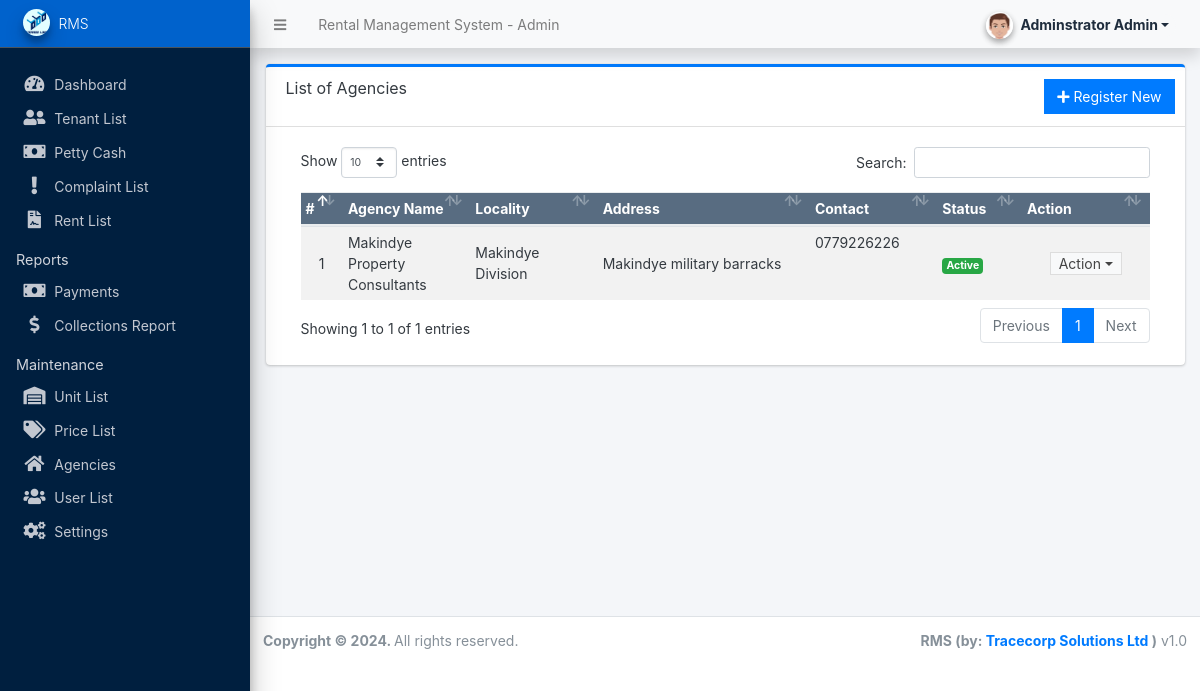
The app's page /admin?page=agencies (signed in), older data.
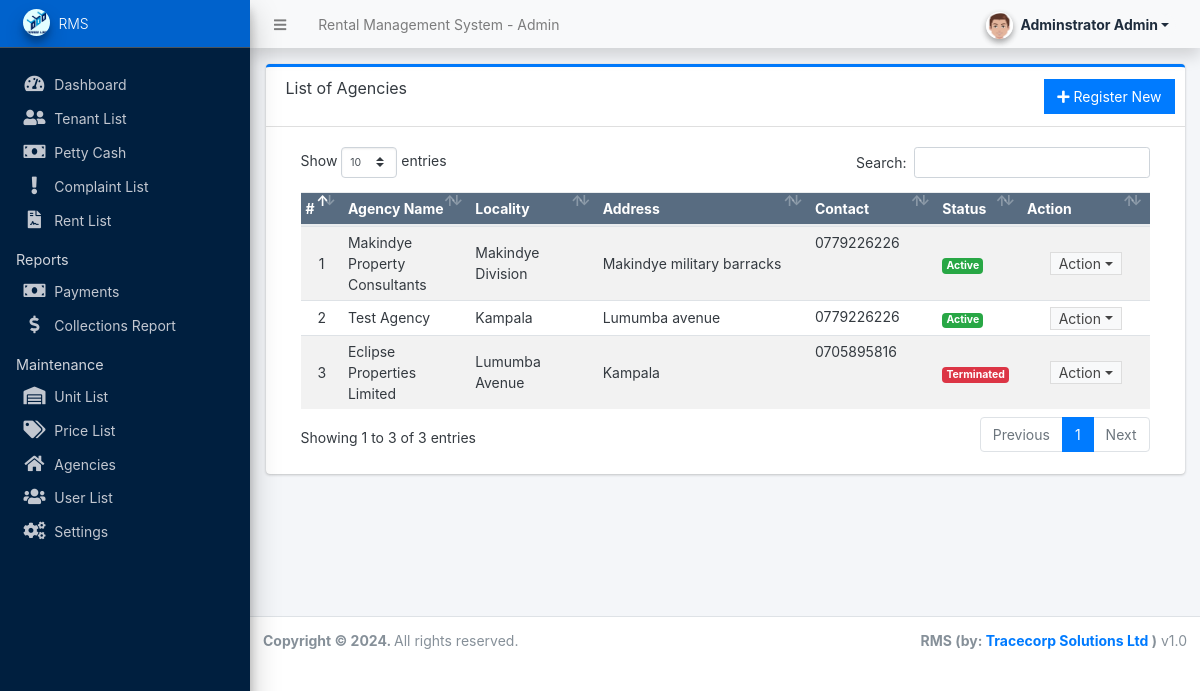
The same page, newer data.
### tables this page shows
CREATE TABLE `agencies` (
  `Id` int(11) NOT NULL,
  `AgencyName` varchar(1000) NOT NULL,
  `Address` text NOT NULL,
  `Location` varchar(1000) NOT NULL,
  `Contact` varchar(100) NOT NULL,
  `Agreement` text NOT NULL,
  `Status` varchar(50) NOT NULL DEFAULT 'ACTIVE',
  `DateCreated` datetime NOT NULL DEFAULT current_timestamp()
);

### config.php (called while the page is built, shortened)
<?php
require_once('classes/DBConnection.php');
require_once('classes/SystemSettings.php');
function validate_image($file){
	if(!empty($file)){
		if(is_file(base_app.$file)){
			return base_url.$file;
		}else{
			return base_url.'dist/img/no-image-available.png';
		}
	}else{
		return base_url.'dist/img/no-image-available.png';
	}
}
function isMobileDevice(){
    $aMobileUA = array(
        '/iphone/i' => 'iPhone',
        '/ipod/i' => 'iPod',
        '/ipad/i' => 'iPad',
        '/android/i' => 'Android',
        '/blackberry/i' => 'BlackBerry',
        '/webos/i' => 'Mobile'
    );
    return false;
}
?>

### classes/DBConnection.php (called while the page is built, shortened)
<?php
class DBConnection{
    private $host = DB_SERVER;
    private $username = DB_USERNAME;
    private $password = DB_PASSWORD;
    private $database = DB_NAME;
    public $conn;
    public function __construct(){
        if (!isset($this->conn)) {
            $this->conn = new mysqli($this->host, $this->username, $this->password, $this->database);
        }
    }
}
?>

### admin/agencies/index.php (the view, shortened to what this page needs)
<div class="card card-outline card-primary">
	<div class="card-header">
		<h3 class="card-title">List of Agencies</h3>
		<div class="card-tools">
			<a href="javascript:void(0)" id="create_new" class="btn btn-flat btn-primary"><span class="fas fa-plus"></span>  Register New</a>
		</div>
	</div>
	<div class="card-body">
		<div class="container-fluid">
			<div class="container-fluid">
				<table class="table table-hover table-striped">
					<colgroup>
						<col width="5%">
						<col width="15%">
						<col width="15%">
						<col width="25%">
						<col width="15%">
						<col width="10%">
						<col width="15%">
					</colgroup>
					<thead>
						<tr class="bg-navy disabled">
							<th>#</th>
							<th>Agency Name</th>
							<th>Locality</th>
							<th>Address</th>
							<th>Contact</th>
							<th>Status</th>
							<th>Action</th>
						</tr>
					</thead>
					<tbody>
						<?php
						$i = 1;
						$qry = $conn->query("SELECT * from `agencies` ");
						while($row = $qry->fetch_assoc()):
							?>
							<tr>
								<td class="text-center"><?php echo $i++; ?></td>
								<td><?php echo $row['AgencyName'] ?></td>
								<td><?php echo $row['Location'] ?></td>
								<td><?php echo $row['Address'] ?></td>
								<td class='truncate-3'><?php echo $row['Contact'] ?></td>
								<td>
									<?php
									switch ($row['Status']) {
										case 'Active':
										echo '<span class="badge badge-success">Active</span>';
										break;
										default:
										echo '<span class="badge badge-danger">Terminated</span>';
										break;
									}
								?></td>
								<td align="center">
									<button type="button" class="btn btn-flat btn-default btn-sm dropdown-toggle dropdown-icon py-0" data-toggle="dropdown">
										Action
									</button>
								</td>
							</tr>
						<?php endwhile; ?>
					</tbody>
				</table>
			</div>
		</div>
	</div>
</div>

### admin/index.php (shortened to what this page needs)
<?php require_once('../config.php'); ?>
 <!DOCTYPE html>
<html lang="en" class="" style="height: auto;">
<?php require_once('inc/header.php') ?>
  <body class="sidebar-mini layout-fixed control-sidebar-slide-open layout-navbar-fixed sidebar-mini-md sidebar-mini-xs text-sm" data-new-gr-c-s-check-loaded="14.991.0" data-gr-ext-installed="" style="height: auto;">
    <div class="wrapper">
     <?php require_once('inc/topBarNav.php') ?>
     <?php require_once('inc/navigation.php') ?>
     <?php $page = isset($_GET['page']) ? $_GET['page'] : 'home';  ?>
      <div class="content-wrapper pt-3" style="min-height: 567.854px;">
        <section class="content  text-dark">
          <div class="container-fluid">
            <?php
              if(!file_exists($page.".php") && !is_dir($page)){
                  include '404.html';
              }else{
                if(is_dir($page))
                  include $page.'/index.php';
                else
                  include $page.'.php';
              }
            ?>
          </div>
        </section>
      </div>
      <?php require_once('inc/footer.php') ?>
  </body>
</html>

### admin/inc/header.php (shortened to what this page needs)
<head>
    <link rel="stylesheet" href="<?php echo base_url ?>plugins/fontawesome-free/css/all.min.css">
    <link rel="stylesheet" href="<?php echo base_url ?>plugins/tempusdominus-bootstrap-4/css/tempusdominus-bootstrap-4.min.css">
  <link rel="stylesheet" href="<?php echo base_url ?>plugins/datatables-bs4/css/dataTables.bootstrap4.min.css">
  <link rel="stylesheet" href="<?php echo base_url ?>plugins/datatables-responsive/css/responsive.bootstrap4.min.css">
  <link rel="stylesheet" href="<?php echo base_url ?>plugins/datatables-buttons/css/buttons.bootstrap4.min.css">
  <link rel="stylesheet" href="<?php echo base_url ?>plugins/select2/css/select2.min.css">
  <link rel="stylesheet" href="<?php echo base_url ?>plugins/select2-bootstrap4-theme/select2-bootstrap4.min.css">
    <link rel="stylesheet" href="<?php echo base_url ?>plugins/icheck-bootstrap/icheck-bootstrap.min.css">
    <link rel="stylesheet" href="<?php echo base_url ?>plugins/jqvmap/jqvmap.min.css">
    <link rel="stylesheet" href="<?php echo base_url ?>dist/css/adminlte.css">
    <link rel="stylesheet" href="<?php echo base_url ?>dist/css/custom.css">
    <link rel="stylesheet" href="<?php echo base_url ?>plugins/overlayScrollbars/css/OverlayScrollbars.min.css">
    <link rel="stylesheet" href="<?php echo base_url ?>plugins/daterangepicker/daterangepicker.css">
    <link rel="stylesheet" href="<?php echo base_url ?>plugins/summernote/summernote-bs4.min.css">
    <link rel="stylesheet" href="<?php echo base_url ?>plugins/font-awesome-4.7.0/css/font-awesome.min.css">
  <link rel="stylesheet" href="<?php echo base_url ?>plugins/sweetalert2-theme-bootstrap-4/bootstrap-4.min.css">
  </head>

### admin/inc/topBarNav.php (shortened to what this page needs)
<nav class="main-header navbar navbar-expand navbar-light border border-light shadow  border-top-0  border-left-0 border-right-0 navbar-light text-sm">
  <ul class="navbar-nav">
    <li class="nav-item">
    <a class="nav-link" data-widget="pushmenu" href="#" role="button"><i class="fas fa-bars"></i></a>
    </li>
    <li class="nav-item d-none d-sm-inline-block">
      <a href="<?php echo base_url ?>" class="nav-link"><?php echo (!isMobileDevice()) ? $_settings->info('name'):$_settings->info('short_name'); ?> - Admin</a>
    </li>
  </ul>
  <ul class="navbar-nav ml-auto">
    <li class="nav-item">
      <div class="btn-group nav-link">
            <button type="button" class="btn btn-rounded badge badge-light dropdown-toggle dropdown-icon" data-toggle="dropdown">
              <span><img src="<?php echo validate_image($_settings->userdata('avatar')) ?>" class="img-circle elevation-2 user-img" alt="User Image"></span>
              <span class="ml-3"><?php echo ucwords($_settings->userdata('firstname').' '.$_settings->userdata('lastname')) ?></span>
            </button>
        </div>
    </li>
  </ul>
</nav>

### admin/inc/navigation.php (shortened to what this page needs)
<aside class="main-sidebar sidebar-dark-primary bg-navy elevation-4 sidebar-no-expand">
  <a href="<?php echo base_url ?>admin" class="brand-link bg-primary text-sm">
  <img src="<?php echo validate_image($_settings->info('logo'))?>" alt="Store Logo" class="brand-image img-circle elevation-3" style="width: 1.7rem;height: 1.7rem;max-height: unset">
  <span class="brand-text font-weight-light"><?php echo $_settings->info('short_name') ?></span>
  </a>
  <div class="sidebar os-host os-theme-light os-host-overflow os-host-overflow-y os-host-resize-disabled os-host-transition os-host-scrollbar-horizontal-hidden">
    <div class="os-content-glue" style="margin: 0px -8px; width: 249px; height: 646px;"></div>
    <div class="os-padding">
      <div class="os-viewport os-viewport-native-scrollbars-invisible" style="overflow-y: scroll;">
        <div class="os-content" style="padding: 0px 8px; height: 100%; width: 100%;">
          <nav class="mt-4">
             <ul class="nav nav-pills nav-sidebar flex-column text-sm nav-compact nav-flat nav-child-indent nav-collapse-hide-child" data-widget="treeview" role="menu" data-accordion="false">
              <li class="nav-item dropdown">
                <a href="./" class="nav-link nav-home">
                  <i class="nav-icon fas fa-tachometer-alt"></i>
                  <p>
                    Dashboard
                  </p>
                </a>
              </li>
              <li class="nav-item dropdown">
                <a href="<?php echo base_url ?>admin/?page=tenants" class="nav-link nav-tenants">
                  <i class="nav-icon fas fa-user-friends"></i>
                  <p>
                    Tenant List
                  </p>
                </a>
              </li>
              <li class="nav-item dropdown">
                <a href="<?php echo base_url ?>admin/?page=pettycash" class="nav-link nav-pettycash">
                  <i class="nav-icon fas fa-money"></i>
                  <p>
                    Petty Cash
                  </p>
                </a>
              </li>
               <li class="nav-item dropdown">
                <a href="<?php echo base_url ?>admin/?page=complaints" class="nav-link nav-complaints">
                  <i class="nav-icon fas fa-exclamation"></i>
                  <p>
                    Complaint List
                  </p>
                </a>
              </li>
              <li class="nav-item dropdown">
                <a href="<?php echo base_url ?>admin/?page=rents" class="nav-link nav-rents">
                  <i class="nav-icon fas fa-file-contract"></i>
                  <p>
                    Rent List
                  </p>
                </a>
              </li>
              <li class="nav-header">Reports</li>
              <li class="nav-item dropdown">
                <a href="<?php echo base_url ?>admin/?page=payments" class="nav-link nav-payments">
                  <i class="nav-icon fas fa-money"></i>
                  <p>
                    Payments
                  </p>
                </a>
              </li>
              <li class="nav-item dropdown">
                <a href="<?php echo base_url ?>admin/?page=payments/collections" class="nav-link nav-maintenance_storage_units">
                  <i class="nav-icon fas fa-usd"></i>
                  <p>
                     Collections Report
                  </p>
                </a>
              </li>
              <?php if($_settings->userdata('type') == 1): ?>
              <li class="nav-header">Maintenance</li>
              <li class="nav-item dropdown">
                <a href="<?php echo base_url ?>admin/?page=maintenance/storage_units" class="nav-link nav-maintenance_storage_units">
                  <i class="nav-icon fas fa-warehouse"></i>
                  <p>
                     Unit List
                  </p>
                </a>
              </li>
              <li class="nav-item dropdown">
                <a href="<?php echo base_url ?>admin/?page=maintenance/pricing" class="nav-link nav-maintenance_pricing">
                  <i class="nav-icon fas fa-tags"></i>
                  <p>
                    Price List
                  </p>
                </a>
              </li>
              <li class="nav-item dropdown">
                <a href="<?php echo base_url ?>admin?page=agencies" class="nav-link nav-maintenance_pricing">
                  <i class="nav-icon fas fa-home"></i>
                  <p>
                    Agencies
                  </p>
                </a>
              </li>
              <li class="nav-item dropdown">
                <a href="<?php echo base_url ?>admin/?page=user/list" class="nav-link nav-user_list">
                  <i class="nav-icon fas fa-users"></i>
                  <p>
                    User List
                  </p>
                </a>
              </li>
              <li class="nav-item dropdown">
                <a href="<?php echo base_url ?>admin/?page=system_info" class="nav-link nav-system_info">
                  <i class="nav-icon fas fa-cogs"></i>
                  <p>
                    Settings
                  </p>
                </a>
              </li>
              <?php endif; ?>
            </ul>
          </nav>
        </div>
      </div>
    </div>
  </div>
</aside>

### admin/inc/footer.php (shortened to what this page needs)
<footer class="main-footer text-sm">
        <strong>Copyright © <?php echo date('Y') ?>.
        </strong>
        All rights reserved.
        <div class="float-right d-none d-sm-inline-block">
          <b><?php echo $_settings->info('short_name') ?> (by: <a href="mailto:ngobidaniel04@gmail.com" target="blank">Tracecorp Solutions Ltd</a> )</b> v1.0
        </div>
      </footer>
    </div>

### admin/inc/topBarNav.php (style rules this page uses)
.user-img { position: absolute; height: 27px; width: 27px; object-fit: cover; left: -7%; top: -12%; }
.btn-rounded { border-radius: 50px; }

Row changes from the older to the newer data that the page shows:
added agencies: AgencyName "Test Agency", Location "Kampala", Address "Lumumba avenue", Contact "0779226226", Status "Active"
added agencies: AgencyName "Eclipse Properties Limited", Location "Lumumba Avenue", Address "Kampala", Contact "0705895816", Status "Terminated"
Text that changed along with them:
text written by a page script: "Show entries Search: Showing 1 to 1 of 1 entries Previous 1 Next" → "Show entries Search: Showing 1 to 3 of 3 entries Previous 1 Next"
